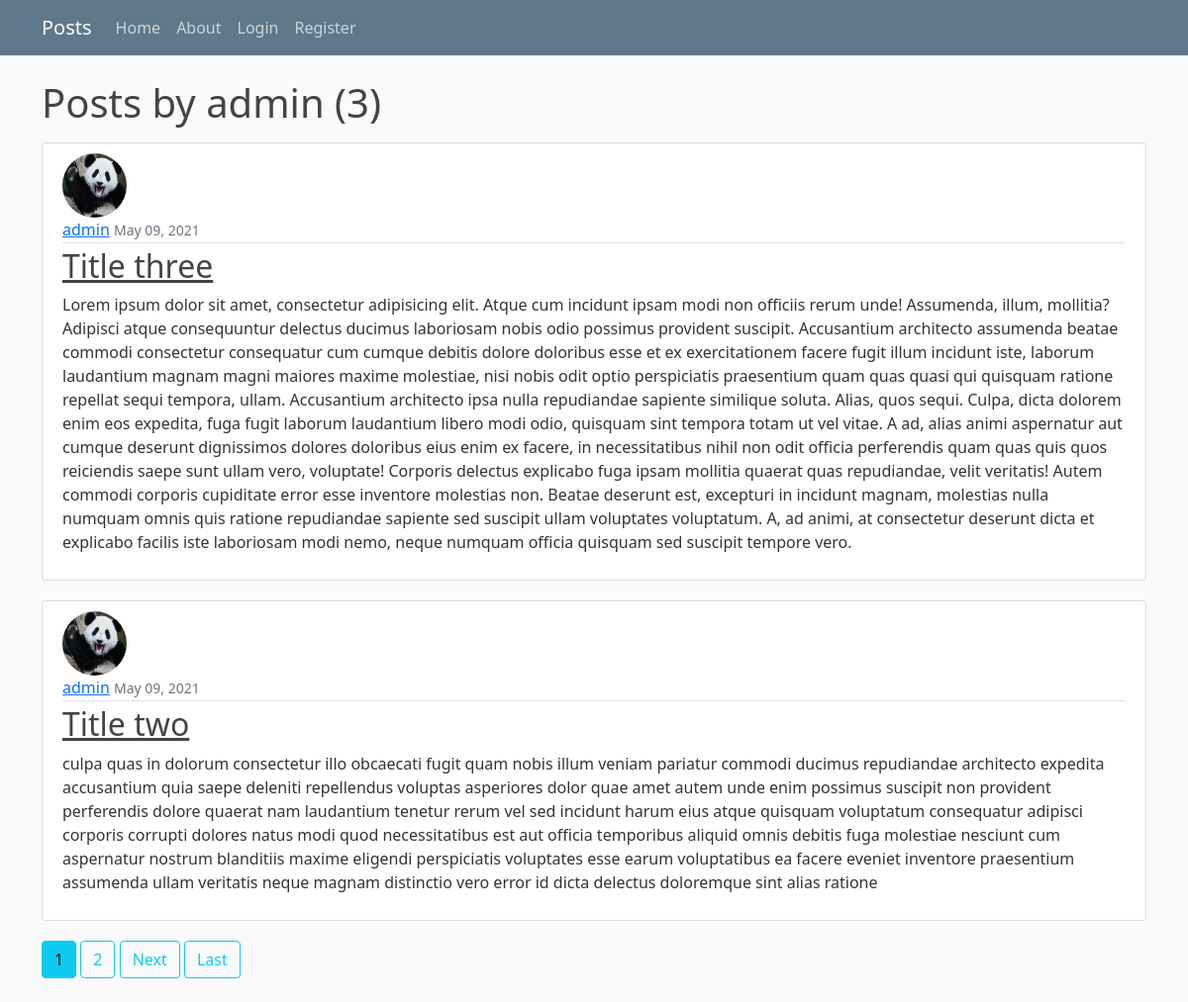
The page /posts/user/admin/ on the database its author committed.
### posts/models.py (models this page shows, shortened)
class Post(models.Model):
    title = models.CharField(max_length=100)
    content = models.TextField()
    date_posted = models.DateTimeField(default=timezone.now)
    author = models.ForeignKey(User, on_delete=models.CASCADE)

### users/models.py (models this page shows, shortened)
class Profile(models.Model):
    user = models.OneToOneField(User, on_delete=models.CASCADE)
    image = models.ImageField(default='images/frog.jfif', upload_to='images')

### posts/views.py (the view)
# urls.py: path('user/<str:username>/', UserPostListView.as_view(), name='user-posts'),
class UserPostListView(ListView):
    model = Post
    template_name = 'posts/user_posts.html'
    context_object_name = 'posts'
    paginate_by = 2
    def get_queryset(self):
        user = get_object_or_404(User, username=self.kwargs.get('username'))
        return Post.objects.filter(author=user).order_by('-date_posted')

### posts/templates/posts/user_posts.html (shortened to what this page needs)
{% extends "posts/base.html" %}
{% block content %}
    <h1 class="mb-3">Posts by {{ view.kwargs.username }} ({{ page_obj.paginator.count }})</h1>
    {% for post in posts %}
        <article class="media content-section">
            <img class="rounded-circle article-img" src="{{ post.author.profile.image.url }}">
            <div class="media-body">
                <div class="article-metadata">
                    <a class="mr-2" href="{% url 'posts:user-posts' post.author.username %}">{{ post.author }}</a>
                    <small class="text-muted">{{ post.date_posted|date:"F d, Y" }}</small>
                </div>
                <h2><a class="article-title" href="{% url 'posts:detail' post.id %}">{{ post.title }}</a></h2>
                <p class="article-content">{{ post.content }}</p>
            </div>
        </article>
    {% endfor %}
    {% if is_paginated %}
        {% for num in page_obj.paginator.page_range %}
            {% if page_obj.number == num %}
                <a class="btn btn-info mb-4" href="?page={{ num }}">{{ num }}</a>
            {% elif num > page_obj.number|add:'-3' and num < page_obj.number|add:'3' %}
                <a class="btn btn-outline-info mb-4" href="?page={{ num }}">{{ num }}</a>
            {% endif %}
        {% endfor %}
        {% if page_obj.has_next %}
            <a class="btn btn-outline-info mb-4" href="?page={{ page_obj.next_page_number }}">Next</a>
            <a class="btn btn-outline-info mb-4" href="?page={{ page_obj.paginator.num_pages }}">Last</a>
        {% endif %}
    {% endif %}
{% endblock content %}

### posts/static/posts/main.css (style rules this page uses)
body { background: #fafafa; color: #333333; margin-top: 5rem; }
h1, h2, h3, h4, h5, h6 { color: #444444; }
.content-section { background: #ffffff; padding: 10px 20px; border: 1px solid #dddddd; border-radius: 3px; margin-bottom: 20px; }
.article-title { color: #444444; }
.article-content { white-space: pre-line; }
.article-img { height: 65px; width: 65px; margin-right: 16px; }
.article-metadata { padding-bottom: 1px; margin-bottom: 4px; border-bottom: 1px solid #e3e3e3 }

### rows shown on the page
Post: author.profile.image (picture), author "admin", date_posted "May 09, 2021", title "Title three", content "Lorem ipsum dolor sit amet, consectetur adipisicing elit. Atque cum incidunt ipsam modi non officiis rerum unde! Assumenda, illum, mollitia? Adipisci atque consequuntur delectus ducimus laboriosam nobis odio possimus provident suscipit. Accusantium architecto assumenda beatae commodi consectetur consequatur cum cumque debitis dolore doloribus esse et ex exercitationem facere fugit illum incidunt iste, laborum laudantium magnam magni maiores maxime molestiae, nisi nobis odit optio perspiciatis praesentium quam quas quasi qui quisquam ratione repellat sequi tempora, ullam. Accusantium architecto ipsa nulla repudiandae sapiente similique soluta. Alias, quos sequi. Culpa, dicta dolorem enim eos…"
Post: author.profile.image (picture), author "admin", date_posted "May 09, 2021", title "Title two", content "culpa quas in dolorum consectetur illo obcaecati fugit quam nobis illum veniam pariatur commodi ducimus repudiandae architecto expedita accusantium quia saepe deleniti repellendus voluptas asperiores dolor quae amet autem unde enim possimus suscipit non provident perferendis dolore quaerat nam laudantium tenetur rerum vel sed incidunt harum eius atque quisquam voluptatum consequatur adipisci corporis corrupti dolores natus modi quod necessitatibus est aut officia temporibus aliquid omnis debitis fuga molestiae nesciunt cum aspernatur nostrum blanditiis maxime eligendi perspiciatis voluptates esse earum voluptatibus ea facere eveniet inventore praesentium assumenda ullam veritatis neque…"

### other values the page prints
{{ view.kwargs.username }} "admin"
{{ page_obj.paginator.count }} "3"
{{ num }} "1"
{{ num }} "2"
